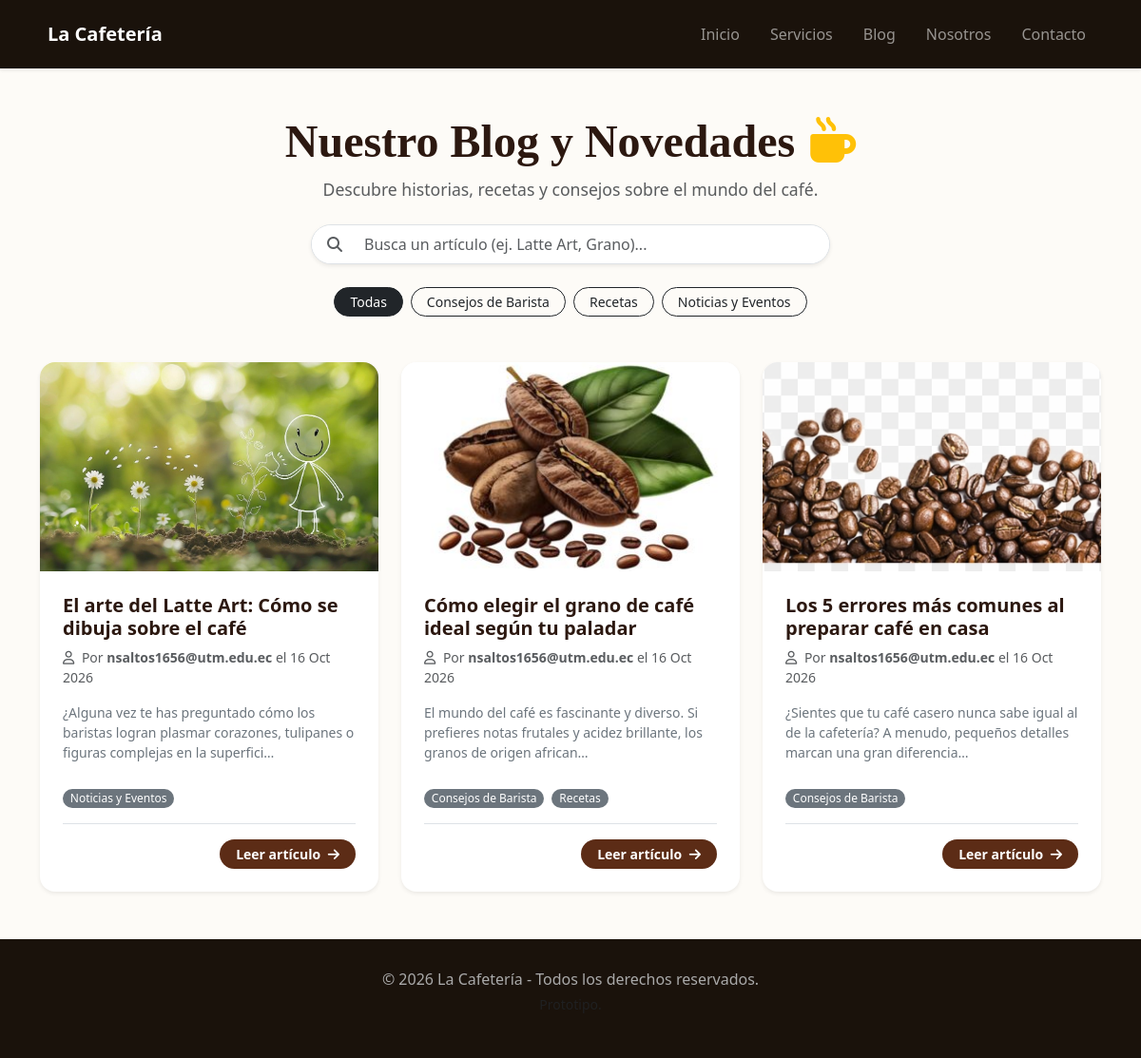
Screenshot of /blog/ with the database file from the repository.
### core/models.py (models this page shows, shortened)
class Post(models.Model):
    title = models.CharField(max_length=200, verbose_name="Título")
    content = models.TextField(verbose_name="Contenido")
    published = models.DateTimeField(verbose_name="Fecha de publicación")
    image = models.ImageField(upload_to="blog", verbose_name="Imagen", null=True, blank=True)
    author = models.ForeignKey(User, on_delete=models.CASCADE, verbose_name="Autor")
    categories = models.ManyToManyField(Category, verbose_name="Categorías")
    created = models.DateTimeField(auto_now_add=True, verbose_name="Fecha de creación")
    updated = models.DateTimeField(auto_now=True, verbose_name="Fecha de edición")
    class Meta:
        verbose_name = "entrada"
        verbose_name_plural = "entradas"
        ordering = ["-created"]

class Category(models.Model):
    name = models.CharField(max_length=100, verbose_name="Nombre")
    created = models.DateTimeField(auto_now_add=True, verbose_name="Fecha de creación")
    updated = models.DateTimeField(auto_now=True, verbose_name="Fecha de edición")
    class Meta:
        verbose_name = "categoría"
        verbose_name_plural = "categorías"
        ordering = ["-created"]

### core/views.py (the view)
# urls.py: 2. Add a URL to urlpatterns:  path('blog/', include('blog.urls'))
def blog(request):
    posts = Post.objects.all()
    return render(request, 'core/blog.html', {'posts': posts})

### templates/core/blog.html (shortened to what this page needs)
{% extends 'core/base.html' %}
{% block content %}
<div class="row mb-5 text-center">
    <div class="col-lg-12">
        <h1 class="fw-bold display-5 mb-2" style="color: #2c1810; font-family: serif;">
            Nuestro Blog y Novedades <i class="fa-solid fa-mug-hot text-warning ms-1"></i>
        </h1>
        <p class="text-muted" style="font-size: 1.1rem;">
            Descubre historias, recetas y consejos sobre el mundo del café.
        </p>
        <div class="row justify-content-center mt-4">
            <div class="col-md-6">
                <div class="input-group shadow-sm rounded-pill overflow-hidden border bg-white">
                    <span class="input-group-text bg-white border-0 ps-3 text-muted"><i class="fa-solid fa-search"></i></span>
                    <input type="text" id="buscador-blog" class="form-control border-0 py-2 shadow-none" placeholder="Busca un artículo (ej. Latte Art, Grano)..." aria-label="Buscar artículos">
                </div>
            </div>
        </div>
        <div class="d-flex justify-content-center gap-2 mt-4 flex-wrap">
            <button class="btn btn-dark btn-sm rounded-pill px-3 active-filtro" onclick="filtrarCategoria('todos', this)">Todas</button>
            <button class="btn btn-outline-dark btn-sm rounded-pill px-3" onclick="filtrarCategoria('consejos de barista', this)">Consejos de Barista</button>
            <button class="btn btn-outline-dark btn-sm rounded-pill px-3" onclick="filtrarCategoria('recetas', this)">Recetas</button>
            <button class="btn btn-outline-dark btn-sm rounded-pill px-3" onclick="filtrarCategoria('noticias y eventos', this)">Noticias y Eventos</button>
        </div>
    </div>
</div>
<div class="row row-cols-1 row-cols-md-3 g-4" id="contenedor-posts">
    {% for post in posts %}
    <div class="col tarjeta-post" data-titulo="{{ post.title|lower }}" data-categorias="{% for cat in post.categories.all %}{{ cat.name|lower }} {% endfor %}">
        <div class="card h-100 border-0 shadow-sm rounded-4 overflow-hidden blog-card-hover" style="transition: transform 0.3s ease, box-shadow 0.3s ease;">
            {% if post.image %}
            <div style="height: 220px; overflow: hidden;" class="position-relative">
                <img src="{{ post.image.url }}" class="w-100 h-100 object-fit-cover" alt="{{ post.title }}">
            </div>
            {% endif %}
            <div class="card-body p-4 d-flex flex-column justify-content-between">
                <div>
                    <h3 class="h5 fw-bold mb-2" style="color: #2c1810;">{{ post.title }}</h3>
                    <p class="text-muted small mb-3">
                        <i class="fa-regular fa-user me-1"></i> Por <strong>{{ post.author.email }}</strong> el {{ post.published|date:"d M Y" }}
                    </p>
                    <p class="text-secondary small mb-4">{{ post.content|truncatechars:120 }}</p>
                </div>
                <div>
                    <div class="mb-3">
                        {% for category in post.categories.all %}
                        <span class="badge rounded-pill text-bg-secondary fw-normal small me-1">{{ category.name }}</span>
                        {% endfor %}
                    </div>
                    <div class="border-top pt-3 text-end">
                        <a href="#" class="btn btn-sm rounded-pill px-3 text-white fw-bold text-decoration-none" style="background-color: #5c2c16;">
                            Leer artículo <i class="fa-solid fa-arrow-right ms-1"></i>
                        </a>
                    </div>
                </div>
            </div>
        </div>
    </div>
    {% empty %}
    <div class="col-12 text-center py-5">
        <p class="text-muted fs-5">No hay entradas de blog publicadas todavía.</p>
        <a href="/admin/" class="btn text-white px-4 py-2 rounded-pill mt-2" style="background-color: #1a120b;">Ir al Panel Admin</a>
    </div>
    {% endfor %}
</div>
{% endblock %}

### templates/core/base.html (shortened to what this page needs)
<!DOCTYPE html>
<html lang="es">
<head>
    <link href="https://cdn.jsdelivr.net/npm/bootstrap@5.3.0/dist/css/bootstrap.min.css" rel="stylesheet">
    <link rel="stylesheet" href="https://cdnjs.cloudflare.com/ajax/libs/font-awesome/6.4.0/css/all.min.css">
</head>
<body>
    <nav class="navbar navbar-expand-lg navbar-dark navbar-custom shadow-sm py-3">
        <div class="container">
            <a class="navbar-brand fw-bold d-flex align-items-center" href="{% url 'home' %}">
                 La Cafetería
            </a>
            <div class="collapse navbar-collapse justify-content-end" id="navbarNav">
                <ul class="navbar-nav align-items-center">
                    <li class="nav-item">
                        <a class="nav-link px-3" href="{% url 'home' %}">Inicio</a>
                    </li>
                    <li class="nav-item">
                        <a class="nav-link px-3" href="{% url 'services' %}">Servicios</a>
                    </li>
                    <li class="nav-item">
                        <a class="nav-link px-3" href="{% url 'blog' %}">Blog</a>
                    </li>
                    <li class="nav-item">
                        <a class="nav-link px-3" href="{% url 'about' %}">Nosotros</a>
                    </li>
                    <li class="nav-item">
                        <a class="nav-link px-3" href="{% url 'contact' %}">Contacto</a>
                    </li>
                </ul>
            </div>
        </div>
    </nav>
    <main class="container my-5">
        {% block content %}
        {% endblock %}
    </main>
    <footer class="footer-custom text-center">
        <div class="container">
            <p class="mb-1">&copy; 2026 La Cafetería - Todos los derechos reservados.</p>
            <p class="small text-muted">Prototipo.</p>
        </div>
    </footer>
</body>
</html>

### templates/core/base.html (style rules this page uses)
body { background-color: #fdfbf7; font-family: 'Segoe UI', Tahoma, Geneva, Verdana, sans-serif; color: #333; }
.navbar-custom { background-color: #1a120b; }
.footer-custom { background-color: #1a120b; color: #aaa; padding: 30px 0; margin-top: 50px; }

### rows the page displays
Post: image (picture), title "El arte del Latte Art: Cómo se dibuja sobre el café", author.email "nsaltos1656@utm.edu.ec", published "16 Oct 2026", content "¿Alguna vez te has preguntado cómo los baristas logran plasmar corazones, tulipanes o figuras complejas en la superfici…"
Category: name "Noticias y Eventos"
Post: image (picture), title "Cómo elegir el grano de café ideal según tu paladar", author.email "nsaltos1656@utm.edu.ec", published "16 Oct 2026", content "El mundo del café es fascinante y diverso. Si prefieres notas frutales y acidez brillante, los granos de origen african…"
Category: name "Consejos de Barista"
Category: name "Recetas"
Post: image (picture), title "Los 5 errores más comunes al preparar café en casa", author.email "nsaltos1656@utm.edu.ec", published "16 Oct 2026", content "¿Sientes que tu café casero nunca sabe igual al de la cafetería? A menudo, pequeños detalles marcan una gran diferencia…"
